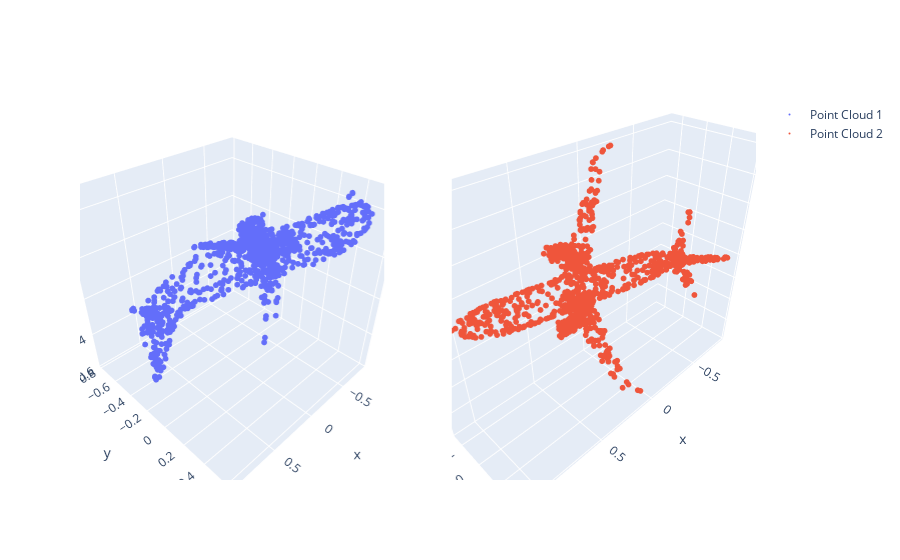

The code cell stored with this chart in its notebook:
### Code cell
cloud1 = view_1[index,:,:].transpose(0, 1).detach().cpu().numpy()
x1 = cloud1[:,0]
y1 = cloud1[:,1]
z1 = cloud1[:,2]

cloud2 = view_1_post[index,:,:].transpose(0, 1).detach().cpu().numpy()
x2 = cloud2[:,0]
y2 = cloud2[:,1]
z2 = cloud2[:,2]


# Example usage with two point clouds
pcshow([x1, x2], [y1, y2], [z1, z2], min_xyz, max_xyz)

### Figure 1 — Plotly figure (JSON) as saved in the notebook; plotly's stock layout.template omitted (floating-point values rounded to 4 significant figures; data arrays with more than 128 entries replaced by an {"elided": "..."} marker saying what was removed)
{"data": [{"marker": {"size": 2}, "mode": "markers", "name": "Point Cloud 1", "scene": "scene", "type": "scatter3d", "x": {"elided": "1024 float values"}, "y": {"elided": "1024 float values"}, "z": {"elided": "1024 float values"}}, {"marker": {"size": 2}, "mode": "markers", "name": "Point Cloud 2", "scene": "scene2", "type": "scatter3d", "x": {"elided": "1024 float values"}, "y": {"elided": "1024 float values"}, "z": {"elided": "1024 float values"}}], "layout": {"scene": {"aspectmode": "cube", "domain": {"x": [0, 0.45], "y": [0, 1]}}, "scene2": {"domain": {"x": [0.55, 1], "y": [0, 1]}}}}
